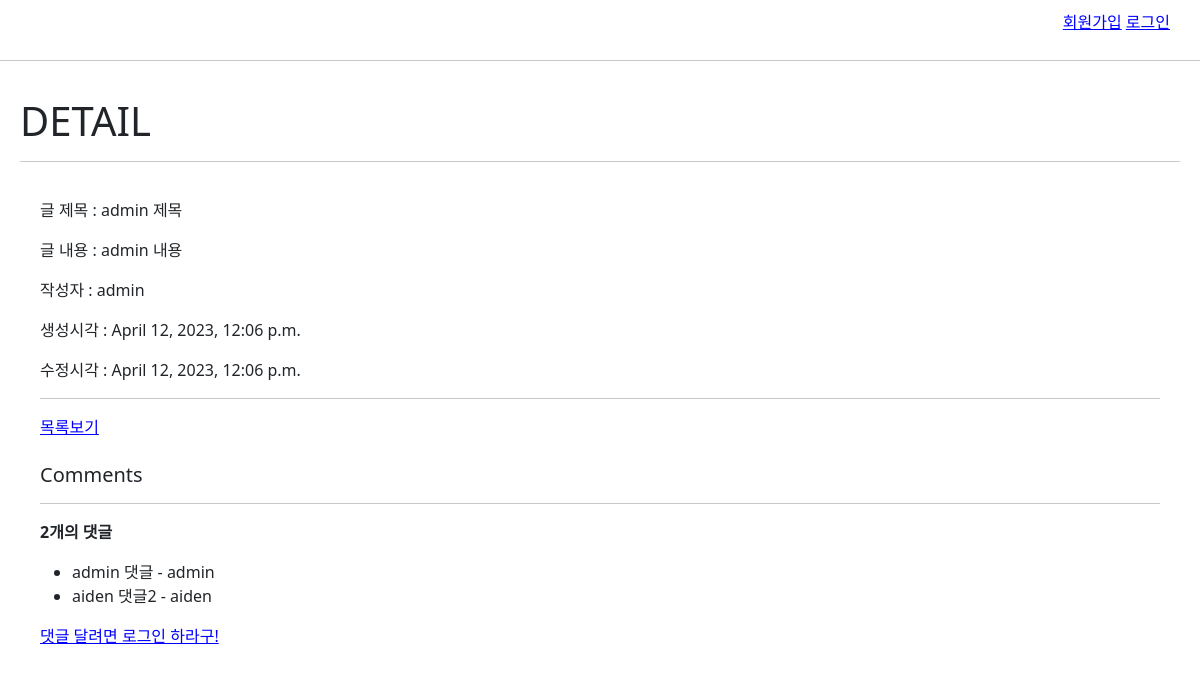
/articles/1/, run on the app's committed database.
### articles/models.py (models this page shows, shortened)
class Article(models.Model):
    user = models.ForeignKey(settings.AUTH_USER_MODEL, on_delete=models.CASCADE)
    like_users = models.ManyToManyField(settings.AUTH_USER_MODEL, related_name='like_articles')
    title = models.CharField(max_length=30)
    content = models.TextField()
    image = models.ImageField(blank=True, null=True)
    created_at = models.DateTimeField(auto_now_add=True)
    updated_at = models.DateTimeField(auto_now=True)

class Comment(models.Model):
    user = models.ForeignKey(settings.AUTH_USER_MODEL, on_delete=models.CASCADE)
    article = models.ForeignKey(Article, on_delete=models.CASCADE)
    content = models.CharField(max_length=200)
    created_at = models.DateTimeField(auto_now_add=True)
    updated_at = models.DateTimeField(auto_now=True)

### accounts/models.py (models this page shows)
class User(AbstractUser):
    followings = models.ManyToManyField('self', symmetrical=False, related_name='followers')

### articles/views.py (the view)
# urls.py: path('<int:pk>/', views.detail, name='detail'),
def detail(request, pk):
    article = Article.objects.get(pk=pk)
    comment_form = CommentForm()
    comments = article.comment_set.all()
    context = {
        'article': article,
        'comment_form': comment_form,
        'comments': comments,
    }
    return render(request, 'articles/detail.html', context)

### articles/templates/articles/detail.html (shortened to what this page needs)
{% extends 'base.html' %}
{% block content %}
  <h1>DETAIL</h1>
  <hr />
  <div id="article-content">
    <p>글 제목 : {{article.title}}</p>
    <p>글 내용 : {{article.content}}</p>
    <p>작성자 : {{article.user}}</p>
    <p>생성시각 : {{article.created_at}}</p>
    <p>수정시각 : {{article.updated_at}}</p>
    <hr>
    <a href="{% url 'articles:index' %}">목록보기</a>
    <br><br>
    <h5>Comments</h5>
    <hr>
    {% if comments %}
      <p><b>{{comments|length}}개의 댓글</b></p>
    {% endif %}
    <ul>
      {% for comment in comments %}
        <li>
          {{comment.content}} - {{comment.user}}
        </li>
      {% empty %}
        <li>댓글이 없습니다 :(</li>
      {% endfor %}
    </ul>
    {% if request.user.is_authenticated %}
      <form action="{% url 'articles:comments_create' article.pk %}" method="POST">
        {% csrf_token %}
        {{comment_form}}
        <input type="submit" value="저장">
      </form>
    {% else %}
      <a href="{% url 'accounts:login' %}">댓글 달려면 로그인 하라구!</a>
    {% endif %}
  </div>
{% endblock content %}

### static/base.css (style rules this page uses)
a { color: blue; }
#article-content { padding: 20px; }

### data on the page
Article: title "admin 제목", content "admin 내용", user "admin", created_at "April 12, 2023, 12:06 p.m.", updated_at "April 12, 2023, 12:06 p.m."
Comment: content "admin 댓글", user "admin"
Comment: content "aiden 댓글2", user "aiden"

### other printed values
{{ comments|length }} "2"
